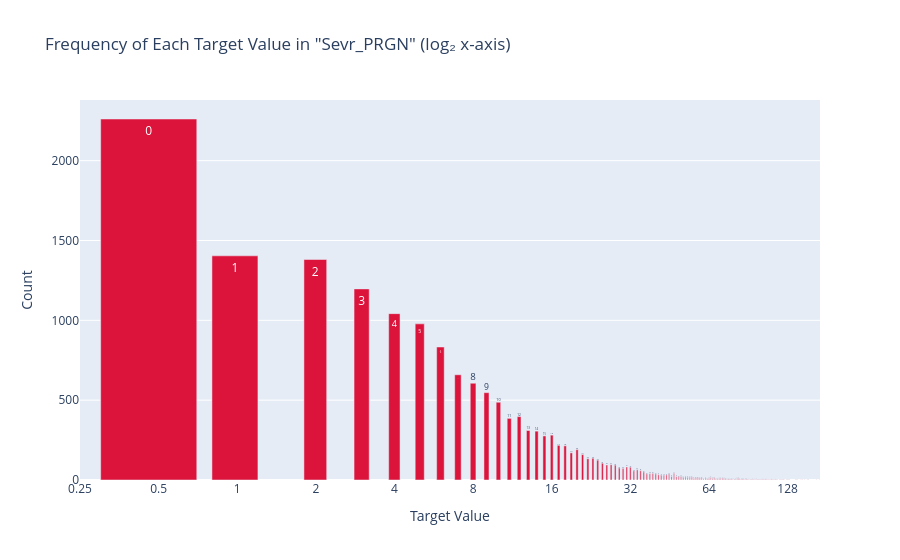

Here is the notebook cell this chart was saved with:
### Code cell
plot_log2_frequency(dataset, 'Sevr_PRGN')

### Figure 1 — Plotly figure (JSON) as saved in the notebook; plotly's stock layout.template omitted (floating-point values rounded to 4 significant figures; data arrays with more than 128 entries replaced by an {"elided": "..."} marker saying what was removed)
{"data": [{"hovertemplate": "Value: %{text}<br>Count: %{y}<extra></extra>", "marker": {"color": "crimson"}, "text": {"elided": "138 str values"}, "type": "bar", "x": {"elided": "138 float values"}, "y": {"elided": "138 int values"}}], "layout": {"title": {"text": "Frequency of Each Target Value in \"Sevr_PRGN\" (log₂ x-axis)"}, "xaxis": {"dtick": 0.301, "title": {"text": "Target Value"}, "type": "log"}, "yaxis": {"title": {"text": "Count"}}}}
